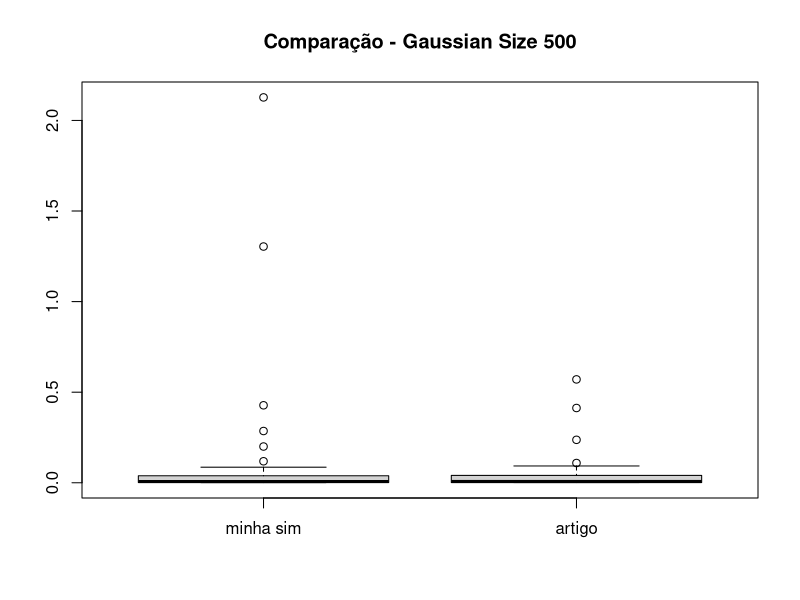
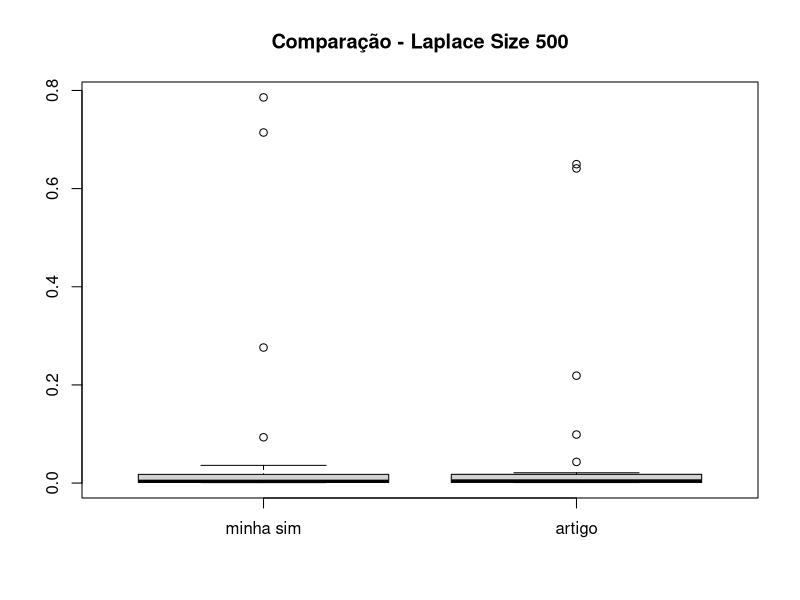
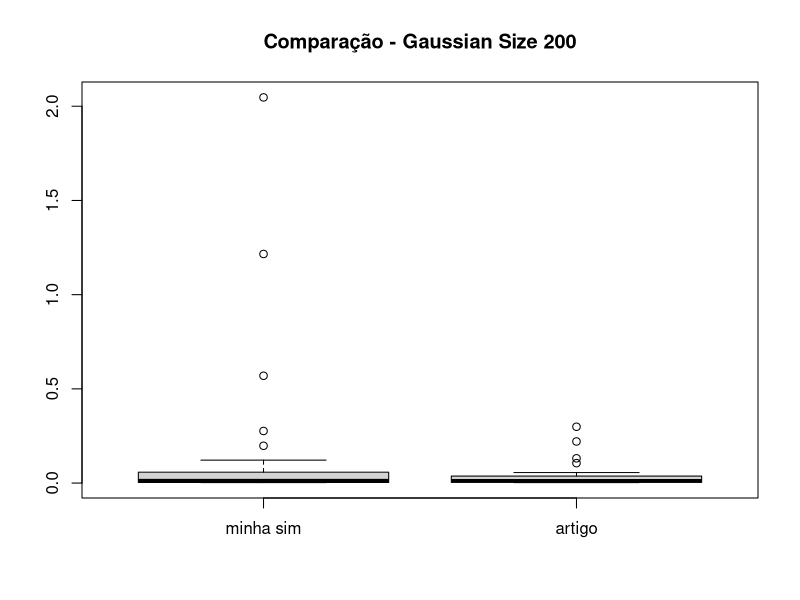
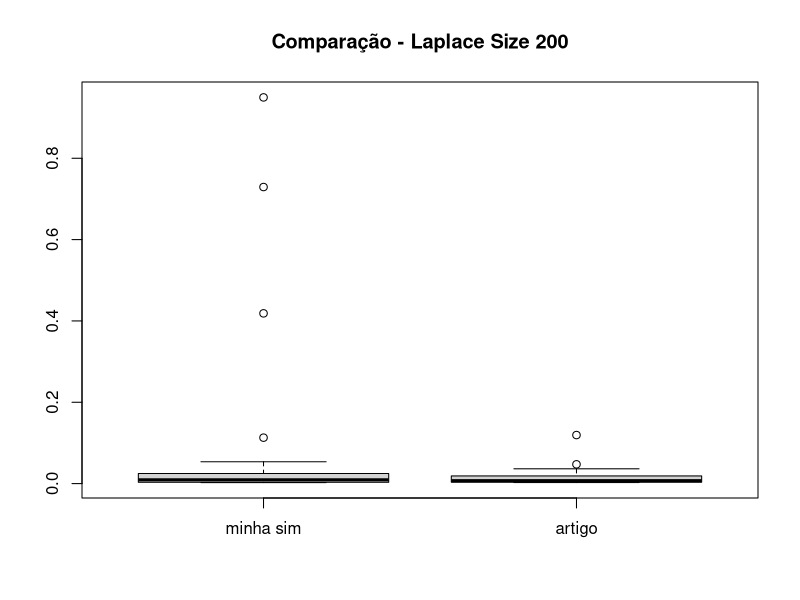

Here is the R script that generated these plots, in order:
## ---- chunk 1

install.packages("psych")
## ---- chunk 2

library(ggplot2)
library(psych)
library(readr)
library(tidyr)
## ---- chunk 3

csv_text <- "
ν,Measures,Gaussian,Laplace,Cauchy,Pareto,NND,SS
1,MSE,1.871745,1.039242,0.147495,0.142217,0.167602,0.140230
1,V[Ĥ(ĥ)],1.051349,0.703585,0.128384,0.126923,0.167396,0.119128
1,B,0.905757,0.579359,0.138240,0.123672,-0.014358,-0.145265
2,MSE,0.301139,0.132805,0.070143,0.071035,0.133951,0.095869
2,V[Ĥ(ĥ)],0.238220,0.114413,0.062777,0.067484,0.133691,0.079704
2,B,0.250835,0.135987,0.085823,0.059589,-0.016120,-0.127145
3,MSE,0.092499,0.060081,0.051705,0.049458,0.107892,0.075273
3,V[Ĥ(ĥ)],0.083407,0.056286,0.045496,0.048100,0.107471,0.060610
3,B,0.095354,0.061597,0.078973,0.036849,-0.020519,-0.121088
4,MSE,0.065539,0.046281,0.046847,0.041012,0.106757,0.066903
4,V[Ĥ(ĥ)],0.056403,0.042111,0.038029,0.038641,0.106737,0.055840
4,B,0.084479,0.064577,0.093905,0.048690,-0.004563,-0.105180
5,MSE,0.043190,0.035130,0.030972,0.033143,0.092139,0.058305
5,V[Ĥ(ĥ)],0.039520,0.032632,0.031296,0.031570,0.092016,0.047636
5,B,0.060582,0.049977,0.088181,0.039666,-0.005767,-0.103920
10,MSE,0.030654,0.029702,0.038713,0.029402,0.081777,0.048630
10,V[Ĥ(ĥ)],0.027928,0.026767,0.028059,0.026992,0.081775,0.040888
10,B,0.052209,0.054181,0.103220,0.049090,-0.001319,-0.087987
15,MSE,0.023968,0.023895,0.032793,0.023924,0.084789,0.046880
15,V[Ĥ(ĥ)],0.022572,0.021984,0.023361,0.022317,0.084300,0.040370
15,B,0.037362,0.043722,0.097114,0.040095,0.022109,-0.080686
20,MSE,0.021406,0.021687,0.030099,0.021704,0.093718,0.051745
20,V[Ĥ(ĥ)],0.020677,0.020506,0.022180,0.020733,0.093166,0.040672
20,B,0.026999,0.034360,0.088988,0.031172,-0.023485,-0.105231
50,MSE,0.019329,0.021065,0.032546,0.021354,0.090133,0.048845
50,V[Ĥ(ĥ)],0.017519,0.018537,0.021618,0.019165,0.090067,0.040523
50,B,0.042545,0.050277,0.104536,0.046789,-0.008119,-0.091226
100,MSE,0.019114,0.020215,0.030741,0.020602,0.081790,0.045024
100,V[Ĥ(ĥ)],0.018049,0.018454,0.020913,0.019063,0.081788,0.037437
100,B,0.032636,0.041966,0.099139,0.039234,0.001469,-0.087105
"

df_table2 <- read.csv(text = csv_text, header = TRUE)
## ---- chunk 4

df_table3 <- read.csv(text = '
ν,Measures,Gaussian,Laplace,Cauchy,Pareto,NND,SS
1,MSE,1.972929,0.947731,0.073669,0.071049,0.085341,0.070323
1,V[Ĥ(ν̂)],0.825971,0.535231,0.062680,0.060351,0.085215,0.060827
1,B,1.079961,0.642626,0.148829,0.098982,-0.011222,-0.097447
2,MSE,0.263333,0.081895,0.034361,0.034856,0.064001,0.045408
2,V[Ĥ(ν̂)],0.184488,0.026880,0.029761,0.031965,0.053665,0.035431
2,B,0.280793,0.137986,0.067820,0.053851,-0.028086,-0.083042
3,MSE,0.061122,0.030743,0.023150,0.022983,0.054268,0.028531
3,V[Ĥ(ν̂)],0.051147,0.027608,0.020808,0.021148,0.054268,0.028531
3,B,0.099878,0.055992,0.055413,0.029928,-0.021862,-0.083131
4,MSE,0.034608,0.021970,0.021701,0.018882,0.047251,0.029647
4,V[Ĥ(ν̂)],0.029358,0.019472,0.017108,0.017579,0.047230,0.027580
4,B,0.072453,0.049978,0.067776,0.036909,-0.004670,-0.064719
5,MSE,0.032823,0.017950,0.019301,0.016201,0.046101,0.027850
5,V[Ĥ(ν̂)],0.021011,0.016346,0.014945,0.015217,0.046710,0.023438
5,B,0.053025,0.040066,0.065994,0.037512,0.001691,-0.057306
10,MSE,0.015038,0.011341,0.013587,0.014091,0.045330,0.021976
10,V[Ĥ(ν̂)],0.013934,0.013216,0.013562,0.013163,0.045315,0.021976
10,B,0.033229,0.033089,0.072066,0.030464,-0.003887,-0.057752
15,MSE,0.012690,0.012539,0.011712,0.012417,0.045469,0.024823
15,V[Ĥ(ν̂)],0.012041,0.011746,0.012295,0.011731,0.045464,0.021902
15,B,0.025470,0.028158,0.069406,0.026184,0.002347,-0.054040
20,MSE,0.011401,0.011812,0.017511,0.011902,0.047874,0.024483
20,V[Ĥ(ν̂)],0.010646,0.010852,0.012003,0.011045,0.047281,0.021464
20,B,0.027471,0.030987,0.074214,0.029276,-0.007227,-0.054946
50,MSE,0.010095,0.010423,0.015653,0.010533,0.047652,0.024586
50,V[Ĥ(ν̂)],0.009578,0.009649,0.010369,0.009893,0.046558,0.020946
50,B,0.022731,0.027283,0.072269,0.027263,-0.013930,-0.060326
100,MSE,0.009310,0.009735,0.015380,0.009507,0.043105,0.021878
100,V[Ĥ(ν̂)],0.008739,0.008869,0.009971,0.008948,0.043098,0.019040
100,B,0.023896,0.029426,0.074763,0.028313,-0.002513,-0.053276
', header = TRUE)

## ---- chunk 5

df_table4 <- read.csv(text = '
ν,Measures,Gaussian,Laplace,Cauchy,Pareto,NND,SS
2,MSE,0.220813,0.036424,0.009879,0.009887,0.019615,0.012871
2,∇[Ĥ(Ĵ)],0.131443,0.022170,0.008387,0.008679,0.019593,0.011724
2,B,0.298947,0.119393,0.038624,0.034755,-0.004646,-0.033872
3,MSE,0.047055,0.012427,0.007544,0.007240,0.017364,0.010575
3,∇[Ĥ(Ĵ)],0.035882,0.010177,0.006589,0.006874,0.017364,0.009604
3,B,0.105701,0.047427,0.030896,0.019130,0.000675,-0.031147
4,MSE,0.013472,0.007205,0.006768,0.005833,0.015219,0.008752
4,∇[Ĥ(Ĵ)],0.010363,0.006018,0.005213,0.005302,0.015185,0.008324
4,B,0.055753,0.034445,0.039442,0.023031,0.005825,-0.020675
5,MSE,0.007830,0.005548,0.006063,0.004986,0.015011,0.008127
5,∇[Ĥ(Ĵ)],0.006338,0.004840,0.004572,0.004607,0.014966,0.007383
5,B,0.038618,0.026623,0.038613,0.019482,-0.006642,-0.027271
10,MSE,0.004617,0.004283,0.005684,0.004145,0.014192,0.007519
10,∇[Ĥ(Ĵ)],0.004170,0.003898,0.003862,0.003824,0.014191,0.007089
10,B,0.021137,0.019624,0.042694,0.017913,0.000820,-0.020737
15,MSE,0.003791,0.003681,0.005332,0.003635,0.014281,0.006858
15,∇[Ĥ(Ĵ)],0.003447,0.003349,0.003458,0.003335,0.014280,0.006429
15,B,0.018535,0.018212,0.043287,0.017309,-0.000600,-0.020723
20,MSE,0.003258,0.003225,0.004928,0.003193,0.014175,0.006827
20,∇[Ĥ(Ĵ)],0.003010,0.002959,0.003074,0.002951,0.014147,0.006311
20,B,0.015766,0.016338,0.043058,0.015570,-0.005284,-0.022703
50,MSE,0.002831,0.002895,0.004837,0.002896,0.012913,0.006024
50,∇[Ĥ(Ĵ)],0.002557,0.002578,0.002769,0.002593,0.012890,0.005728
50,B,0.016546,0.017819,0.045466,0.017400,0.004854,-0.017223
100,MSE,0.002833,0.002858,0.004013,0.002859,0.014286,0.006583
100,∇[Ĥ(Ĵ)],0.002648,0.002640,0.002747,0.002654,0.014266,0.006233
100,B,0.013601,0.014747,0.042112,0.014302,0.004500,-0.018706
', header = TRUE)

## ---- chunk 6

df_table5 <- read.csv(text = '
ν,Measures,Gaussian,Laplace,Cauchy,Pareto,NND,SS
1,MSE,0.412719,0.641096,0.011115,0.010730,0.011699,0.009152
1,V[Ĥ(Ĵ)],0.087178,0.218827,0.008426,0.008142,0.011698,0.008751
1,B,0.570562,0.649823,0.051854,0.050866,-0.001060,-0.020018
2,MSE,0.109086,0.020924,0.003946,0.003965,0.007454,0.004392
2,V[Ĥ(Ĵ)],0.052868,0.011148,0.003133,0.003244,0.007418,0.004269
2,B,0.237104,0.098872,0.028508,0.026853,0.005975,-0.011106
3,MSE,0.022403,0.005356,0.003139,0.002872,0.006675,0.003738
3,V[Ĥ(Ĵ)],0.013795,0.003496,0.002342,0.002416,0.006642,0.003671
3,B,0.092778,0.043128,0.028231,0.021362,0.005727,-0.008187
4,MSE,0.006678,0.002625,0.002320,0.002006,0.006418,0.003446
4,V[Ĥ(Ĵ)],0.005023,0.002214,0.001868,0.001890,0.006396,0.003155
4,B,0.040685,0.020283,0.021253,0.010763,-0.004760,-0.017076
5,MSE,0.003356,0.002017,0.002174,0.001735,0.006271,0.003170
5,V[Ĥ(Ĵ)],0.002538,0.001702,0.001561,0.001586,0.006261,0.003021
5,B,0.028593,0.017763,0.024749,0.012213,-0.003126,-0.012222
10,MSE,0.001600,0.001521,0.002097,0.001493,0.005846,0.002784
10,V[Ĥ(Ĵ)],0.001462,0.001411,0.001411,0.001404,0.005846,0.002678
10,B,0.011765,0.010462,0.026201,0.009435,0.000573,-0.010292
15,MSE,0.001310,0.001307,0.001986,0.001304,0.005027,0.002321
15,V[Ĥ(Ĵ)],0.001212,0.001210,0.001247,0.001218,0.005024,0.002251
15,B,0.009870,0.009843,0.027183,0.009293,0.001551,-0.008403
20,MSE,0.001305,0.001279,0.001939,0.001271,0.005441,0.002608
20,V[Ĥ(Ĵ)],0.001227,0.001198,0.001210,0.001197,0.005421,0.002451
20,B,0.008821,0.009009,0.027093,0.008611,-0.004441,-0.012568
50,MSE,0.001217,0.001225,0.001942,0.001224,0.005545,0.002572
50,V[Ĥ(Ĵ)],0.001164,0.001160,0.001195,0.001162,0.005531,0.002433
50,B,0.007245,0.008062,0.027336,0.007907,-0.003793,-0.011752
100,MSE,0.001098,0.001056,0.001820,0.001102,0.005222,0.002311
100,V[Ĥ(Ĵ)],0.001049,0.001042,0.001061,0.001041,0.005220,0.002201
100,B,0.007041,0.007941,0.027542,0.007846,-0.001626,-0.010494
', header = TRUE)


## ---- chunk 7

df_sample_size_30_otim <- read_csv("simulacoes_23_05/df_sample_size_30_otim.csv")
df_sample_size_60_otim <- read_csv("simulacoes_23_05/df_sample_size_60_otim.csv")
df_sample_size_200_otim <- read_csv("simulacoes_23_05/df_sample_size_200_otim.csv")
df_sample_size_500_otim <- read_csv("simulacoes_23_05/df_sample_size_500_otim.csv")
## ---- chunk 8

df_long_size_30 <- df_sample_size_30_otim %>%
  pivot_longer(cols = c(variance, bias, mse),
               names_to = "Measures",
               values_to = "Value")

# Agora pivotar para formato largo como o outro dataframe
df_size_30 <- df_long_size_30 %>%
  pivot_wider(names_from = type, values_from = Value)

df_size_30
## ---- chunk 9

df_long_size_60 <- df_sample_size_60_otim %>%
  pivot_longer(cols = c(variance, bias, mse),
               names_to = "Measures",
               values_to = "Value")

# Agora pivotar para formato largo como o outro dataframe
df_size_60 <- df_long_size_60 %>%
  pivot_wider(names_from = type, values_from = Value)

df_size_60
## ---- chunk 10

df_long_size_200 <- df_sample_size_200_otim %>%
  pivot_longer(cols = c(variance, bias, mse),
               names_to = "Measures",
               values_to = "Value")

# Agora pivotar para formato largo como o outro dataframe
df_size_200 <- df_long_size_200 %>%
  pivot_wider(names_from = type, values_from = Value)

df_size_200
## ---- chunk 11

df_long_size_500 <- df_sample_size_500_otim %>%
  pivot_longer(cols = c(variance, bias, mse),
               names_to = "Measures",
               values_to = "Value")

# Agora pivotar para formato largo como o outro dataframe
df_size_500 <- df_long_size_500 %>%
  pivot_wider(names_from = type, values_from = Value)

df_size_500
## ---- chunk 12

describe(df_size_30)
describe(df_table2)
## ---- chunk 13

describe(df_size_60)
describe(df_table3)
## ---- chunk 14

describe(df_size_200)
describe(df_table4)
## ---- chunk 15

describe(df_size_500)
describe(df_table5)
## ---- chunk 16

t.test(df_size_30$Gaussian, df_table2$Gaussian)$p.value
t.test(df_size_30$Laplace, df_table2$Laplace)$p.value
t.test(df_size_30$Cauchy, df_table2$Cauchy)$p.value
t.test(df_size_30$Pareto, df_table2$Pareto)$p.value
t.test(df_size_30$NND, df_table2$NND)$p.value
t.test(df_size_30$SS, df_table2$SS)$p.value
## ---- chunk 17

t.test(df_size_60$Gaussian, df_table3$Gaussian)$p.value
t.test(df_size_60$Laplace, df_table3$Laplace)$p.value
t.test(df_size_60$Cauchy, df_table3$Cauchy)$p.value
t.test(df_size_60$Pareto, df_table3$Pareto)$p.value
t.test(df_size_60$NND, df_table3$NND)$p.value
t.test(df_size_60$SS, df_table3$SS)$p.value
## ---- chunk 18

t.test(df_size_200$Gaussian, df_table4$Gaussian)$p.value
t.test(df_size_200$Laplace, df_table4$Laplace)$p.value
t.test(df_size_200$Cauchy, df_table4$Cauchy)$p.value
t.test(df_size_200$Pareto, df_table4$Pareto)$p.value
t.test(df_size_200$NND, df_table4$NND)$p.value
t.test(df_size_200$SS, df_table4$SS)$p.value
## ---- chunk 19

t.test(df_size_500$Gaussian, df_table5$Gaussian)$p.value
t.test(df_size_500$Laplace, df_table5$Laplace)$p.value
t.test(df_size_500$Cauchy, df_table5$Cauchy)$p.value
t.test(df_size_500$Pareto, df_table5$Pareto)$p.value
t.test(df_size_500$NND, df_table5$NND)$p.value
t.test(df_size_500$SS, df_table5$SS)$p.value
## ---- chunk 20

boxplot(df_size_500$Gaussian, df_table5$Gaussian,
        names = c("minha sim", "artigo"),
        main = "Comparação - Gaussian Size 500")

## ---- chunk 21

boxplot(df_size_500$Laplace, df_table5$Laplace,
        names = c("minha sim", "artigo"),
        main = "Comparação - Laplace Size 500")
## ---- chunk 22

boxplot(df_size_200$Gaussian, df_table4$Gaussian,
        names = c("minha sim", "artigo"),
        main = "Comparação - Gaussian Size 200")
## ---- chunk 23

boxplot(df_size_200$Laplace, df_table4$Laplace,
        names = c("minha sim", "artigo"),
        main = "Comparação - Laplace Size 200")
